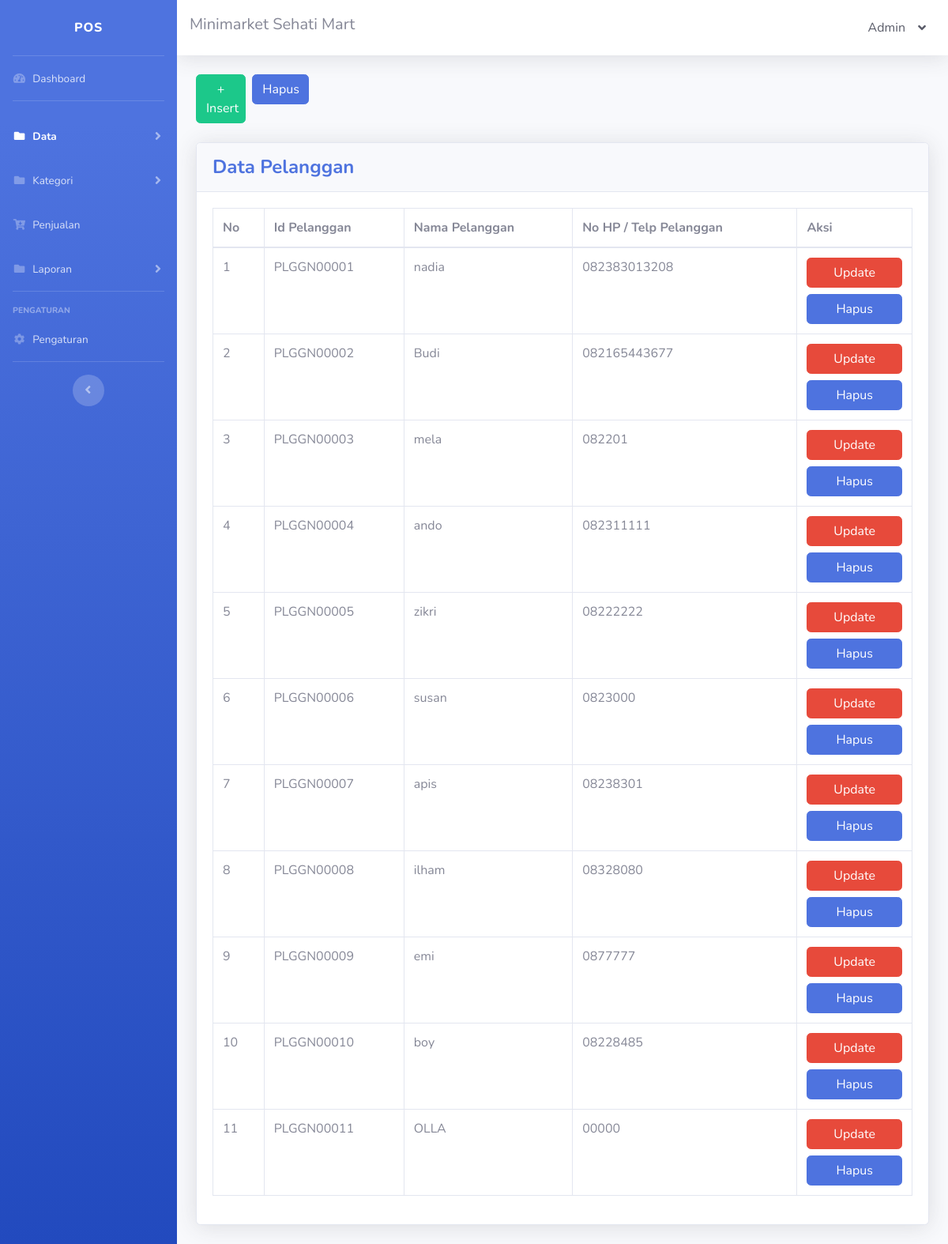
The page /pelanggan.php (signed in) on the database as committed earlier.
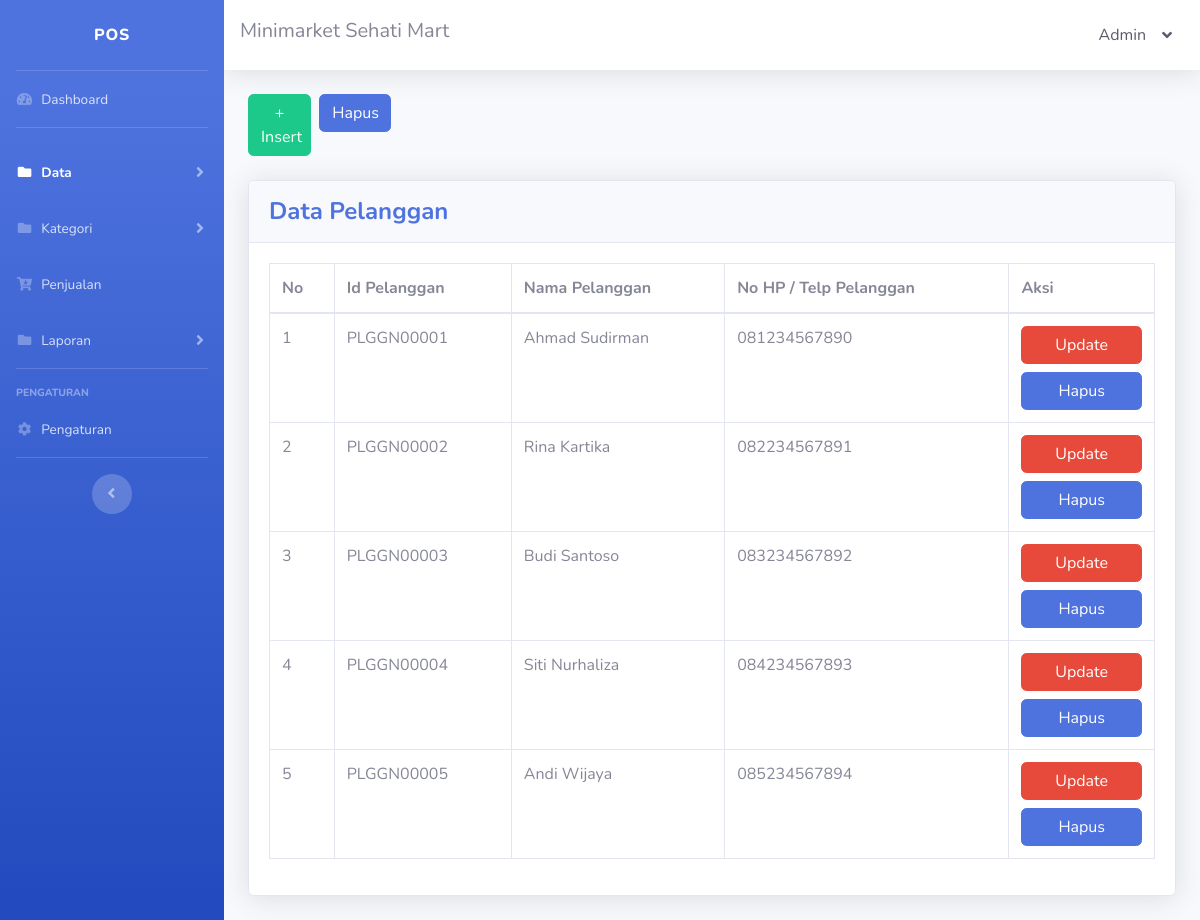
The same page on the database as committed later.
### tables this page shows
CREATE TABLE `tbl_pengaturan` (
  `pengaturan_id` int NOT NULL,
  `pengaturan_nama_sidebar` text NOT NULL,
  `pengaturan_nama_navbar` text NOT NULL,
  `pengaturan_alamat` text NOT NULL,
  `pengaturan_no_hp` varchar(15) NOT NULL
);

CREATE TABLE `tbl_pengguna` (
  `pengguna_id` int NOT NULL,
  `pengguna_nama` text NOT NULL,
  `username` varchar(30) NOT NULL,
  `password` varchar(30) NOT NULL,
  `pengguna_pilihan` varchar(30) NOT NULL
);

CREATE TABLE `tbl_pelanggan` (
  `pelanggan_id` varchar(10) NOT NULL,
  `pelanggan_nama` text NOT NULL,
  `pelanggan_no_hp` varchar(15) NOT NULL
);

### pelanggan.php (the view, shortened to what this page needs)
<!DOCTYPE html>
<html lang="en">
<?php
include 'config.php';
$queryPengaturan = "SELECT * FROM tbl_pengaturan";
$data = mysqli_query($config, $queryPengaturan);
$pengaturan = mysqli_fetch_assoc($data);
$queryPengguna = "SELECT * FROM tbl_pengguna WHERE pengguna_id='{$_SESSION['pengguna_id']}'";
$dataPengguna = mysqli_query($config, $queryPengguna);
$pengguna = mysqli_fetch_assoc($dataPengguna);
?>
<head>
    <link href="vendor/fontawesome-free/css/all.min.css" rel="stylesheet" type="text/css">
    <link href="css/sb-admin-2.min.css" rel="stylesheet">
</head>
<body id="page-top">
    <div id="wrapper">
        <ul class="navbar-nav bg-gradient-primary sidebar sidebar-dark accordion" id="accordionSidebar">
            <a class="sidebar-brand d-flex align-items-center justify-content-center" href="index.html">
                <div class="sidebar-brand-text mx-3"><?= $pengaturan['pengaturan_nama_sidebar'] ?></div>
            </a>
            <hr class="sidebar-divider my-0">
            <li class="nav-item">
                <a class="nav-link" href="index.php">
                    <i class="fas fa-fw fa-tachometer-alt"></i>
                    <span>Dashboard</span>
                </a>
            </li>
            <hr class="sidebar-divider">
            <li class="nav-item active">
                <a class="nav-link collapsed" href="#" data-toggle="collapse" data-target="#collapseData" aria-expanded="true" aria-controls="collapseData">
                    <i class="fas fa-fw fa-folder"></i>
                    <span>Data</span>
                </a>
            </li>
            <li class="nav-item">
                <a class="nav-link collapsed" href="#" data-toggle="collapse" data-target="#collapseKategori" aria-expanded="true" aria-controls="collapseKategori">
                    <i class="fas fa-fw fa-folder"></i>
                    <span>Kategori</span>
                </a>
            </li>
            <li class="nav-item">
                <a class="nav-link" href="penjualan.php">
                    <i class="fas fa-fw fa-cart-arrow-down"></i>
                    <span>Penjualan</span>
                </a>
            </li>
            <li class="nav-item">
                <a class="nav-link collapsed" href="#" data-toggle="collapse" data-target="#collapseLaporan" aria-expanded="true" aria-controls="collapseLaporan">
                    <i class="fas fa-fw fa-folder"></i>
                    <span>Laporan</span>
                </a>
            </li>
            <hr class="sidebar-divider">
            <div class="sidebar-heading">Pengaturan</div>
            <li class="nav-item">
                <a class="nav-link" href="pengaturan.php">
                    <i class="fas fa-fw fa-cog"></i>
                    <span>Pengaturan</span>
                </a>
            </li>
            <hr class="sidebar-divider d-none d-md-block">
            <div class="text-center d-none d-md-inline">
                <button class="rounded-circle border-0" id="sidebarToggle"></button>
            </div>
        </ul>
        <div id="content-wrapper" class="d-flex flex-column">
            <div id="content">
                <nav class="navbar navbar-expand navbar-light bg-white topbar mb-4 static-top shadow">
                    <h5><?= $pengaturan['pengaturan_nama_navbar'] ?></h5>
                    <ul class="navbar-nav ml-auto">
                        <li class="nav-item dropdown no-arrow">
                            <a class="nav-link dropdown-toggle text-dark" href="#" id="userDropdown" role="button" data-toggle="dropdown" aria-haspopup="true" aria-expanded="false">
                                <?= $pengguna['pengguna_nama'] ?>
                                <i class="ml-3 fas fa-angle-down"></i>
                            </a>
                        </li>
                    </ul>
                </nav>
                <div class="container-fluid">
                    <div class="row my-4">
                        <div class="col-lg-1 pr-1">
                            <a href="pelanggan_insert.php" class="btn btn-success btn-block">+ Insert</a>
                        </div>
                        <div class="col-lg-1 px-1">
                            <a href="pelanggan_hapus.php" class="btn btn-primary btn-user btn-block">Hapus</a>
                        </div>
                    </div>
                    <div class="card shadow mb-4">
                        <div class="card-header py-3">
                            <h4 class="m-0 font-weight-bold text-primary">Data Pelanggan</h4>
                        </div>
                        <div class="card-body">
                            <div class="table-responsive">
                                <table class="table table-bordered" width="100%" cellspacing="0">
                                    <thead>
                                        <tr>
                                            <th>No</th>
                                            <th>Id Pelanggan</th>
                                            <th>Nama Pelanggan</th>
                                            <th>No HP / Telp Pelanggan</th>
                                            <th>Aksi</th>
                                        </tr>
                                    </thead>
                                    <tbody>
                                        <?php
                                        $no = 1;
                                        $queryPelanggan = "SELECT * FROM tbl_pelanggan";
                                        $dataPelanggan = mysqli_query($config, $queryPelanggan);
                                        while ($pelanggan = mysqli_fetch_assoc($dataPelanggan)) {
                                            echo "
                                            <tr>
                                                <td>{$no}</td>
                                                <td>{$pelanggan['pelanggan_id']}</td>
                                                <td>{$pelanggan['pelanggan_nama']}</td>
                                                <td>{$pelanggan['pelanggan_no_hp']}</td>
                                                <td>
                                                    <a href='pelanggan_update.php?pelanggan_id={$pelanggan['pelanggan_id']}' class='btn btn-danger btn-user btn-block'>Update</a>
                                                    <a href='pelanggan_hapus_satuan.php?pelanggan_id={$pelanggan['pelanggan_id']}' class='btn btn-primary btn-user btn-block'>Hapus</a>
                                                </td>
                                            </tr>";
                                            $no++;
                                        }
                                        ?>
                                    </tbody>
                                </table>
                            </div>
                        </div>
                    </div>
                </div>
            </div>
        </div>
    </div>
</body>
</html>

Rows that differ between the two databases and show on the page:
removed tbl_pelanggan: pelanggan_id "PLGGN00006", pelanggan_nama "susan", pelanggan_no_hp "0823000"
removed tbl_pelanggan: pelanggan_id "PLGGN00007", pelanggan_nama "apis", pelanggan_no_hp "08238301"
removed tbl_pelanggan: pelanggan_id "PLGGN00008", pelanggan_nama "ilham", pelanggan_no_hp "08328080"
removed tbl_pelanggan: pelanggan_id "PLGGN00009", pelanggan_nama "emi", pelanggan_no_hp "0877777"
removed tbl_pelanggan: pelanggan_id "PLGGN00010", pelanggan_nama "boy", pelanggan_no_hp "08228485"
removed tbl_pelanggan: pelanggan_id "PLGGN00011", pelanggan_nama "OLLA", pelanggan_no_hp "00000"
changed tbl_pelanggan "PLGGN00001": pelanggan_nama "nadia" → "Ahmad Sudirman"; pelanggan_no_hp "082383013208" → "081234567890"
changed tbl_pelanggan "PLGGN00002": pelanggan_nama "Budi" → "Rina Kartika"; pelanggan_no_hp "082165443677" → "082234567891"
changed tbl_pelanggan "PLGGN00003": pelanggan_nama "mela" → "Budi Santoso"; pelanggan_no_hp "082201" → "083234567892"
changed tbl_pelanggan "PLGGN00004": pelanggan_nama "ando" → "Siti Nurhaliza"; pelanggan_no_hp "082311111" → "084234567893"
changed tbl_pelanggan "PLGGN00005": pelanggan_nama "zikri" → "Andi Wijaya"; pelanggan_no_hp "08222222" → "085234567894"
